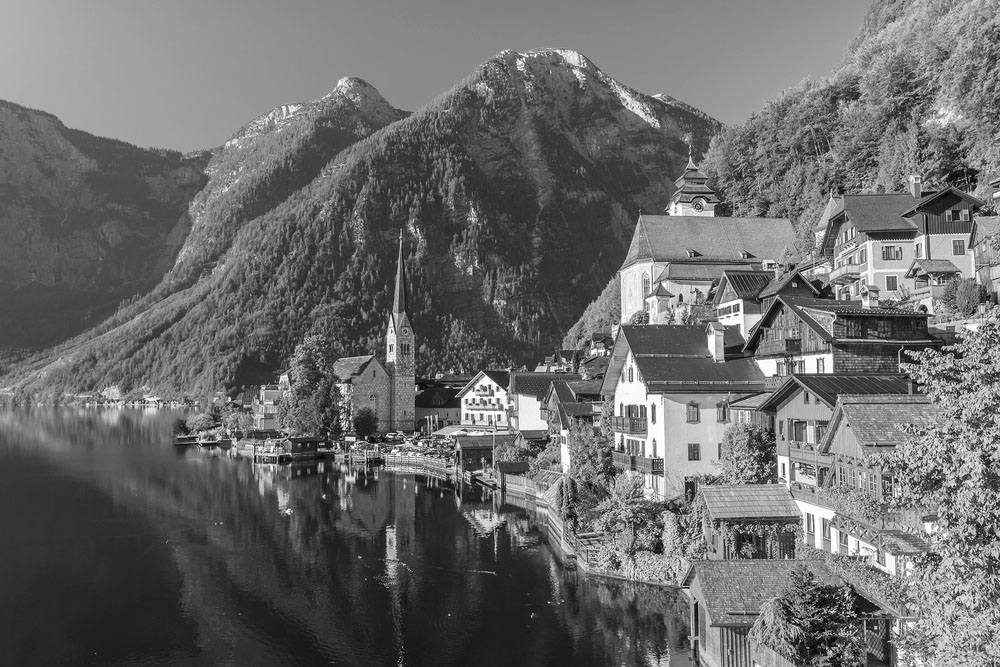
%> input picture mountainBW.jpg, 1000 x 667 px
$ octave 'ANALYSIS OF IMAGE FILTERING AND EDGE DETECTION METHODS.m'   (GNU Octave 9; MATLAB toolbox functions it lacks are replaced by stand-ins)
%> lines starting %> are read from the running program, lines starting %| are printed output that depends on the picture
% [8 lines of commented-out code are left out]
a1 = imread('C:\Users\ÕÅÜÇ¾²\Desktop\2021 Winter\ELG 5163\Assignment2\mountainBW.jpg');
%> a1 is the input picture: size 667x1000 uint8; min 0, max 255, mean 106.9
% subplot(421);imshow(a1);title('Original Image');
g1 = imnoise(a1, 'gaussian', 0, 0.02);
% subplot(422);imshow(g1);title('Add a Gaussian noise');
z1 = imnoise(a1, 'salt & pepper', 0.05);
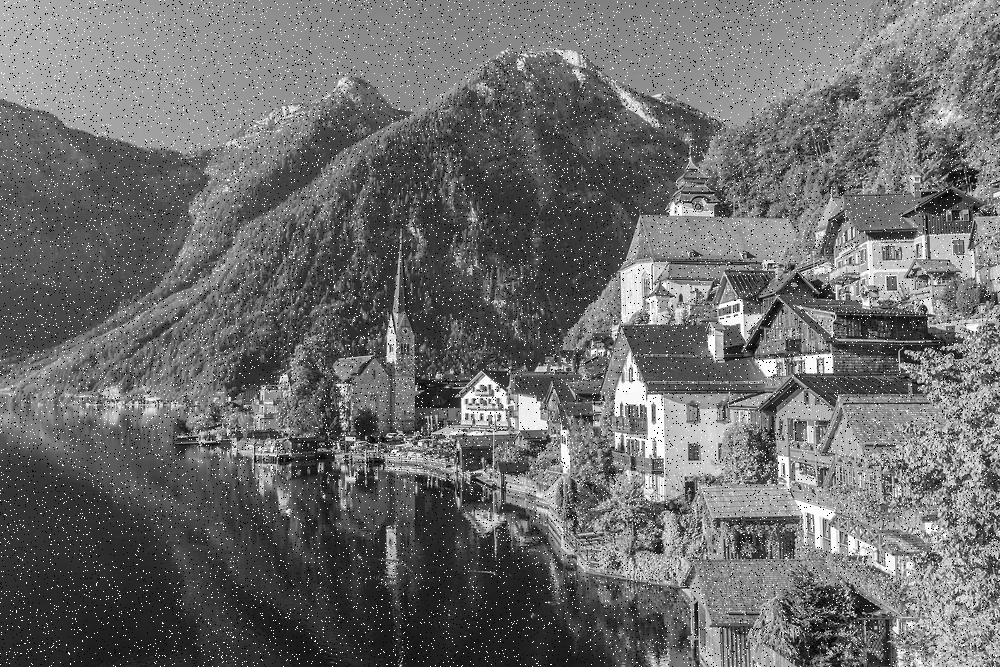
%> z1: size 667x1000 uint8; min 0, max 255, mean 107.9
% [135 lines of commented-out code are left out]
h3 = [0.000896860986547085,0.00358744394618834,0.00627802690582960,0.00896860986547085,0.00627802690582960,0.00358744394618834,0.000896860986547085;0.00358744394618834,0.0107623318385650,0.0233183856502242,0.0295964125560538,0.0233183856502242,0.0107623318385650,0.00358744394618834;0.00627802690582960,0.0233183856502242,0.0493273542600897,0.0636771300448430,0.0493273542600897,0.0233183856502242,0.00627802690582960;0.00896860986547085,0.0295964125560538,0.0636771300448430,0.0816143497757848,0.0636771300448430,0.0295964125560538,0.00896860986547085;0.00627802690582960,0.0233183856502242,0.0493273542600897,0.0636771300448430,0.0493273542600897,0.0233183856502242,0.00627802690582960;0.00358744394618834,0.0107623318385650,0.0233183856502242,0.0295964125560538,0.0233183856502242,0.0107623318385650,0.00358744394618834;0.000896860986547085,0.00358744394618834,0.00627802690582960,0.00896860986547085,0.00627802690582960,0.00358744394618834,0.000896860986547085];
% [4 lines of commented-out code are left out]
g1_gaussian7 = imfilter(g1, h3);
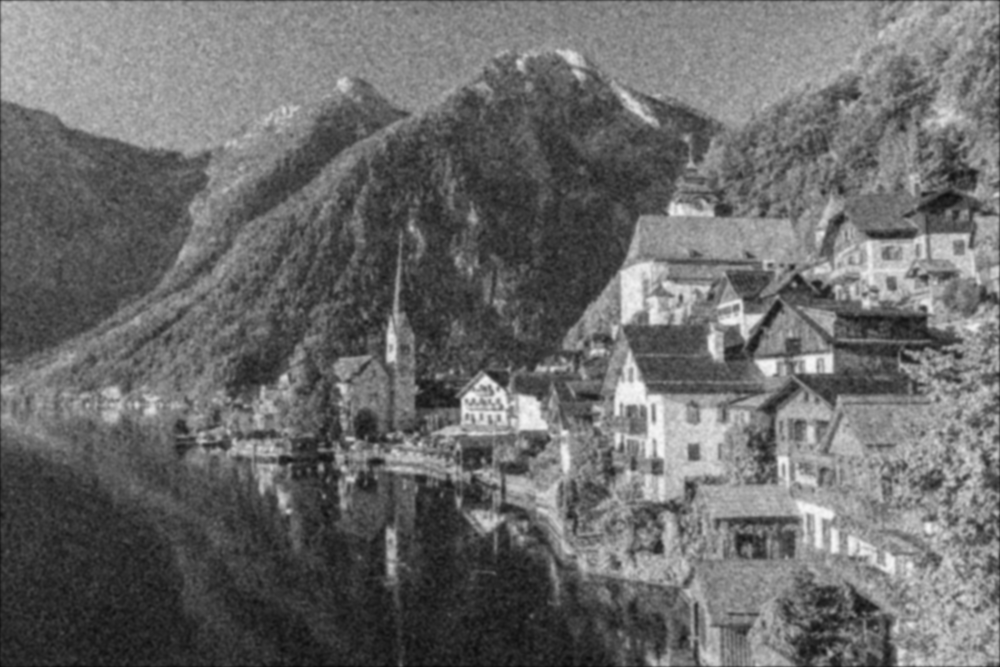
%> g1_gaussian7: size 667x1000 uint8; min 9, max 247, mean 106.9
% [11 lines of commented-out code are left out]
z1_median = medfilt2(z1);
% [87 lines of commented-out code are left out]
s1 = edge(a1,'canny');
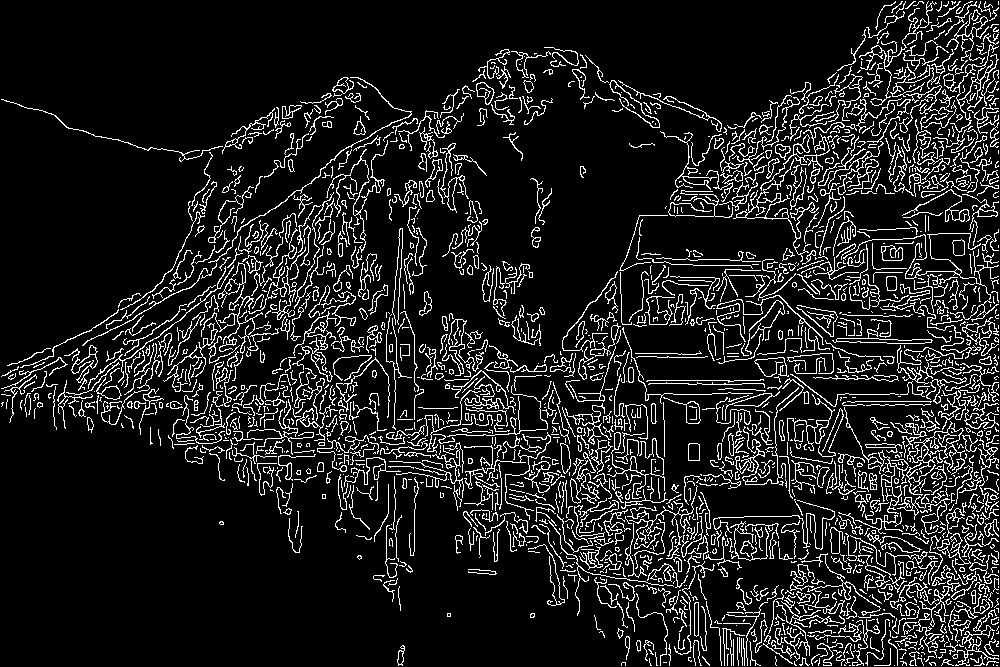
%> s1: size 667x1000 logical; 11.6% white in thin lines or dots
subplot(231);imshow(s1);title('Canny edge detector on original image');
s2 = edge(g1,'canny');
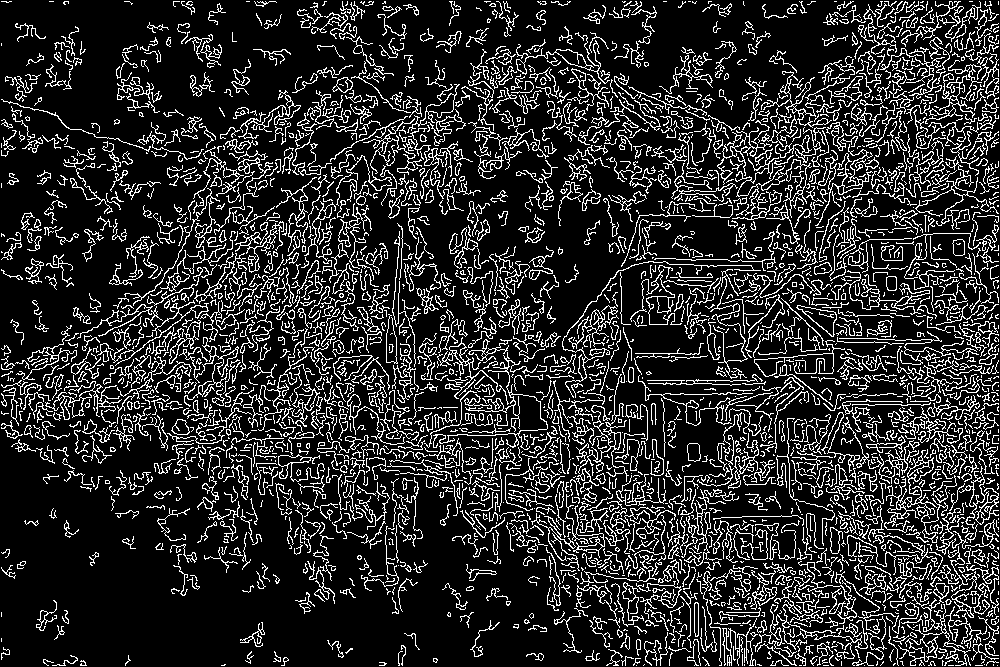
%> s2: size 667x1000 logical; 17% white in thin lines or dots
subplot(232);imshow(s2);title('Canny edge detector on original wtih Gaussian noise image');
s3 = edge(z1,'canny');
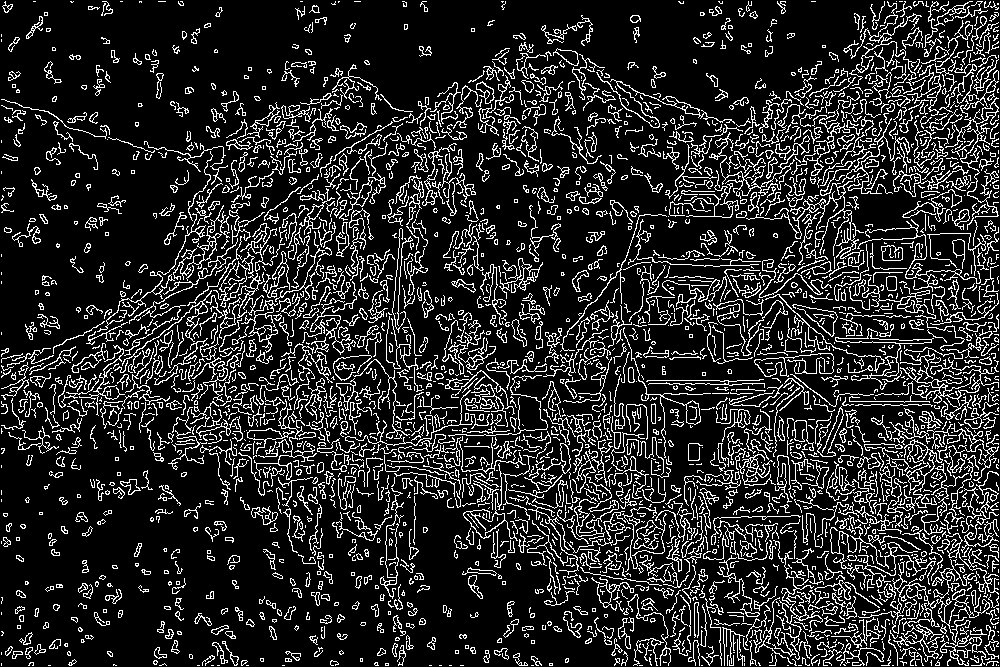
%> s3: size 667x1000 logical; 16% white in thin lines or dots
subplot(233);imshow(s3);title('Canny edge detector on original wtih S&P noise image');
s4 = edge(g1_gaussian7,'canny');
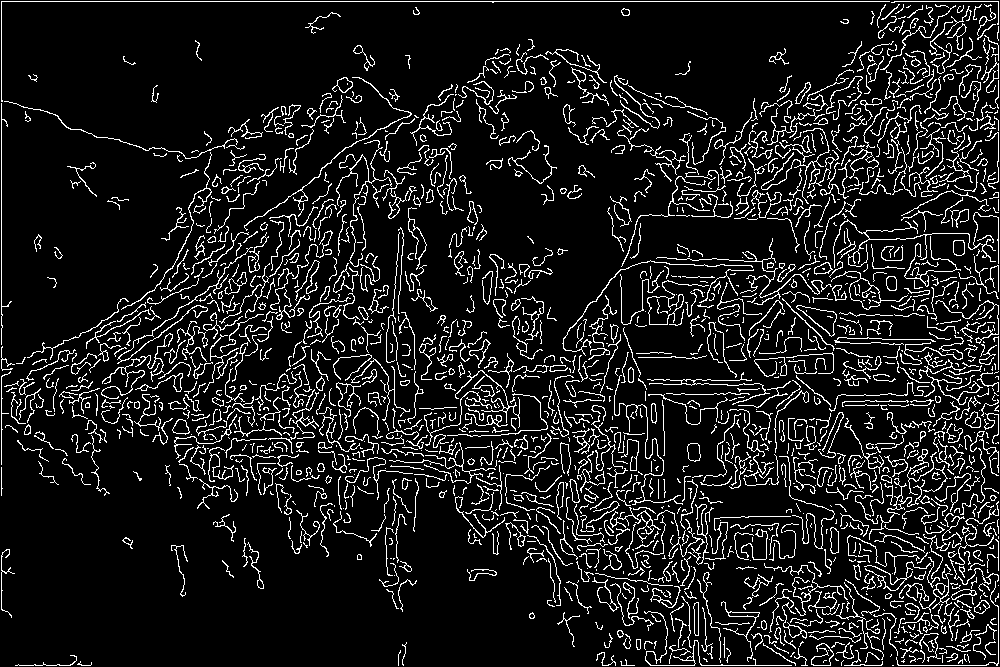
%> s4: size 667x1000 logical; 10.6% white in thin lines or dots
subplot(234);imshow(s4);title('Canny edge detector on Gaussian-filtered Gaussion noise image');
s5 = edge(z1_median,'canny');
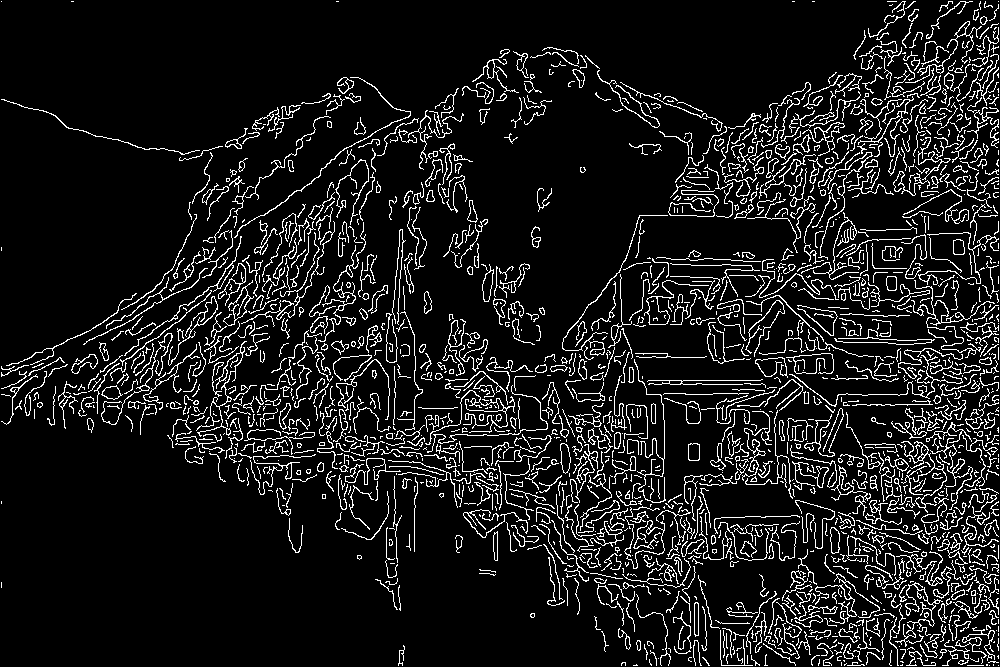
%> s5: size 667x1000 logical; 10.1% white in thin lines or dots
subplot(235);imshow(s5);title('Canny edge detector on median-filtered wtih S&P noise image');
